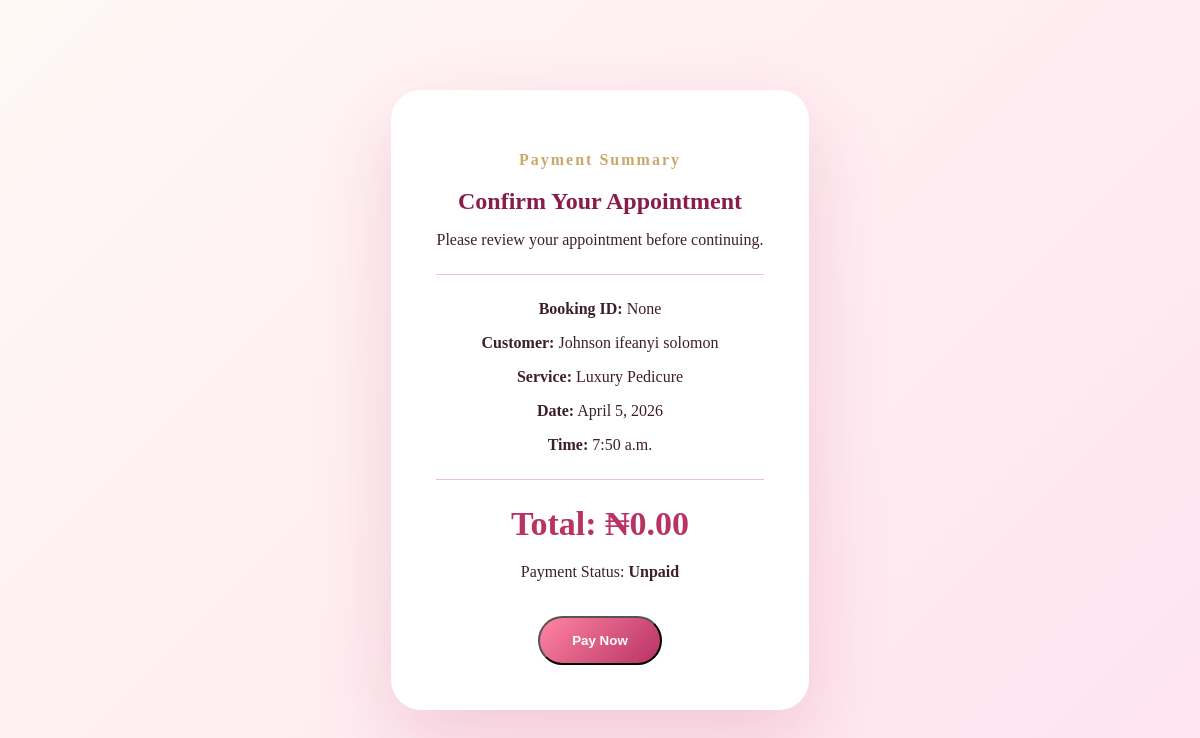
The app's page /payment/2/ with its own data.
### appointments/models.py (models this page shows, shortened)
class Appointment(models.Model):
    STATUS_CHOICES = [
        ('Pending', 'Pending'),
        ('Approved', 'Approved'),
        ('Completed', 'Completed'),
        ('Cancelled', 'Cancelled'),
    ]
    PAYMENT_CHOICES = [
        ('Unpaid', 'Unpaid'),
        ('Paid', 'Paid'),
    ]
    customer_name = models.CharField(max_length=100)
    email = models.EmailField()
    phone = models.CharField(max_length=20)
    service = models.ForeignKey(Service, on_delete=models.CASCADE)
    amount = models.DecimalField(max_digits=10, decimal_places=2, default=0)
    booking_id = models.CharField(
        max_length=20,
        unique=True,
        blank=True,
        null=True
    )
    payment_status = models.CharField(
        max_length=20,
        choices=PAYMENT_CHOICES,
        default='Unpaid'
    )
    date = models.DateField()
    time = models.TimeField()
    status = models.CharField(
        max_length=20,
        choices=STATUS_CHOICES,
        default='Pending'
    )
    created_at = models.DateTimeField(auto_now_add=True)

class Service(models.Model):
    name = models.CharField(max_length=100)
    description = models.TextField()
    price = models.DecimalField(max_digits=10, decimal_places=2)
    duration = models.PositiveIntegerField(help_text="Duration in minutes")
    def __str__(self):
        return self.name

### appointments/views.py (the view, shortened to what this page needs)
def payment(request, appointment_id):
    appointment = get_object_or_404(
        Appointment,
        id=appointment_id
    )
    return render(request, "payment.html", {
        "appointment": appointment
    })

### appointments/templates/payment.html (shortened to what this page needs)
{% load static %}
<!DOCTYPE html>
<html>
<head>
    <link rel="stylesheet" href="{% static 'css/style.css' %}">
</head>
<body>
<section class="success-page">
    <div class="success-card">
        <p class="tagline">Payment Summary</p>
        <h1>Confirm Your Appointment</h1>
        <p>Please review your appointment before continuing.</p>
        <hr>
        <p><strong>Booking ID:</strong> {{ appointment.booking_id }}</p>
        <p><strong>Customer:</strong> {{ appointment.customer_name }}</p>
        <p><strong>Service:</strong> {{ appointment.service }}</p>
        <p><strong>Date:</strong> {{ appointment.date }}</p>
        <p><strong>Time:</strong> {{ appointment.time }}</p>
        <hr>
        <h2 style="color:#b83264;">
            Total: ₦{{ appointment.amount }}
        </h2>
        <p>
            Payment Status:
            <strong>{{ appointment.payment_status }}</strong>
        </p>
        <form method="POST">
            <button type="submit" class="btn">
                Pay Now
            </button>
        </form>
    </div>
</section>
</body>
</html>

### static/css/style.css (style rules this page uses)
* { box-sizing: border-box; }
body { margin: 0; font-family: Georgia, serif; background: linear-gradient(135deg, #fff8f5, #ffe3ef); color: #3d1f2b; }
.tagline { color: #c8a96a; font-weight: bold; letter-spacing: 2px; }
.btn { display: inline-block; margin-top: 20px; background: linear-gradient(135deg, #ff85a2, #b83264); color: white; padding: 15px 32px; border-radius: 40px; text-decoration: none; font-weight: bold; }
.success-page { min-height: 100vh; background: linear-gradient(135deg, #fff8f5, #ffe3ef); display: flex; align-items: center; justify-content: center; padding: 40px; }
.success-card { max-width: 520px; background: white; padding: 45px; border-radius: 30px; text-align: center; box-shadow: 0 30px 80px rgba(184, 50, 100, 0.18); }
.success-card h1 { color: #8a1c4a; margin-bottom: 15px; }
.success-card p { margin-bottom: 15px; }
.success-card hr { border:none; border-top:1px solid #f2bfd0; margin:25px 0; }
.success-card h2 { margin:20px 0; font-size:34px; }

### records on screen
Appointment: booking_id "None", customer_name "Johnson ifeanyi solomon", service "Luxury Pedicure", date "April 5, 2026", time "7:50 a.m.", amount "0.00", payment_status "Unpaid"
